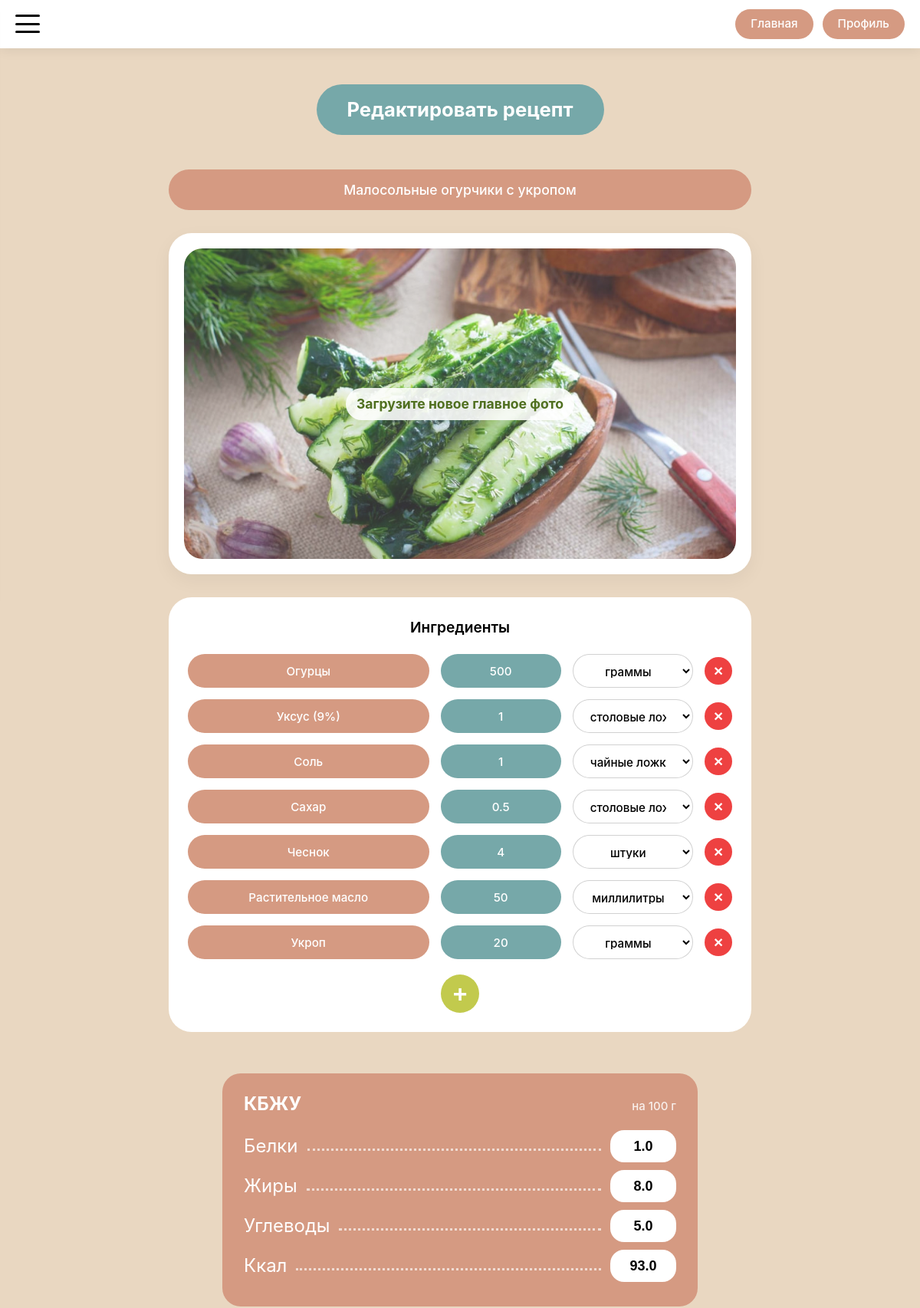
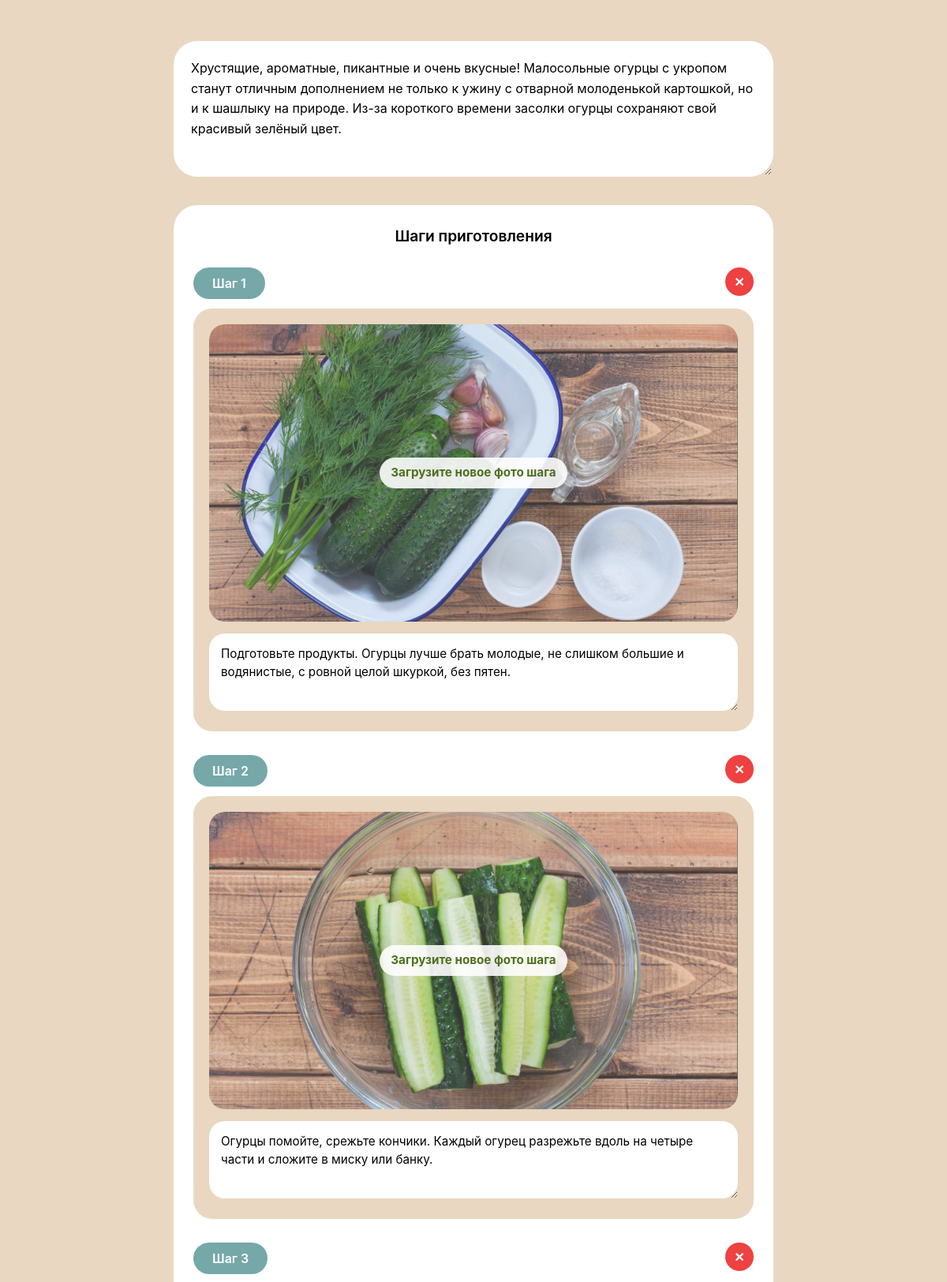
Page /recipes/12/edit (signed in, upper part) on the committed database (2 pictures, top to bottom).
### models.py (models this page shows)
class Recipe(db.Model):
    __tablename__ = 'recipe'
    id = db.Column(db.Integer, primary_key=True)
    title = db.Column(db.String(200), nullable=False)
    description = db.Column(db.Text)
    author_id = db.Column(db.Integer, db.ForeignKey('user.id'), nullable=False)
    status = db.Column(db.Enum(RecipeStatusEnum), nullable=False, default=RecipeStatusEnum.PENDING)
    created_at = db.Column(db.DateTime, default=datetime.utcnow)
    updated_at = db.Column(db.DateTime, default=datetime.utcnow, onupdate=datetime.utcnow)
    main_image_url = db.Column(db.String(300))
    calories = db.Column(db.Float, nullable=True)
    proteins = db.Column(db.Float, nullable=True)
    fats = db.Column(db.Float, nullable=True)
    carbohydrates = db.Column(db.Float, nullable=True)
    ingredients = db.Column(db.JSON)  # В SQLAlchemy JSON может хранить массивы
    steps = db.relationship('RecipeStep', backref='recipe', lazy='dynamic', cascade='all, delete-orphan')
    comments = db.relationship('Comment', backref='recipe', lazy='dynamic', cascade='all, delete-orphan')
    notes = db.relationship('Note', backref='recipe', lazy='dynamic', cascade='all, delete-orphan')
    favorites = db.relationship('Favorite', backref='recipe', lazy='dynamic', cascade='all, delete-orphan')
    cart_items = db.relationship('CartItem', backref='recipe', lazy='dynamic', cascade='all, delete-orphan')

class RecipeStep(db.Model):
    __tablename__ = 'recipe_step'
    id = db.Column(db.Integer, primary_key=True)
    recipe_id = db.Column(db.Integer, db.ForeignKey('recipe.id'), nullable=False)
    step_number = db.Column(db.Integer, nullable=False)
    text = db.Column(db.Text, nullable=False)
    image_url = db.Column(db.String(300))
    __table_args__ = (
        db.UniqueConstraint('recipe_id', 'step_number', name='unique_recipe_step'),
    )

### routes/recipe_routes.py (the view, shortened to what this page needs)
@app.route('/recipes/<int:recipe_id>/edit', methods=['GET', 'POST'])
@login_required
def recipe_edit(recipe_id):
    recipe = Recipe.query.get_or_404(recipe_id)
    if recipe.author_id != current_user.id:
        abort(403)
    if request.method == 'GET':
        return render_template(
            'recipes/recipe_edit.html',
            recipe=recipe,
            RecipeStep=RecipeStep,
            unit_options=RECIPE_UNIT_OPTIONS,
            ingredient_errors={},
            step_errors={},
            nutrition_errors={}
        )

### app.py (called while the page is built)
@login_manager.user_loader
def load_user(user_id):
    return User.query.get(int(user_id))

@app.context_processor
def inject_enums():
    return dict(UserRoleEnum=UserRoleEnum)

### templates/recipes/recipe_edit.html (shortened to what this page needs)
{% extends 'base/base.html' %}
{% block main_class %}recipe-add-main{% endblock %}
{% block container_class %}recipe-add-container{% endblock %}
{% block content %}
<div class="recipe-add-header-wrapper">
    <div class="recipe-add-header-pill">Редактировать рецепт</div>
</div>
<form class="recipe-add-form" action="{{ url_for('recipe_edit', recipe_id=recipe.id) }}" method="post"
      enctype="multipart/form-data">
    <div class="recipe-add-field">
        <input type="text" name="title" class="recipe-add-title-input"
               value="{{ recipe.title }}" required>
    </div>
    <div class="recipe-add-field">
        <div class="recipe-add-photo-card">
            <label class="recipe-add-photo-dropzone file-upload-dropzone {% if recipe.main_image_url %}has-file{% endif %}">
                <span class="recipe-add-photo-placeholder file-upload-placeholder">Загрузите новое главное фото</span>
            </label>
        </div>
    </div>
    <div class="recipe-add-field">
        <div class="recipe-add-ingredients-card">
            <div class="recipe-add-ingredients-title">Ингредиенты</div>
            <div class="recipe-add-ingredients-list" id="ingredients-container">
                {% set ingredients_to_render = form_ingredients if form_ingredients is defined else recipe.ingredients
                %}
                {% for ingredient in ingredients_to_render %}
                {% set ingredient_index = loop.index0 %}
                {% include 'components/_add_ingredient_row.html' %}
                {% endfor %}
            </div>
            <button type="button" class="recipe-add-plus-btn" id="add-ingredient">+</button>
        </div>
    </div>
    <div class="recipe-add-field">
        {% include 'components/_nutrition_form.html' %}
    </div>
    <div class="recipe-add-field">
    <textarea name="description"
              class="recipe-add-description-textarea"
              placeholder="Введите описание рецепта..."
              rows="5"
              required>{{ recipe.description if recipe else '' }}</textarea>
    </div>
    <div class="recipe-add-field">
        <div class="recipe-add-steps-card">
            <div class="recipe-add-steps-title">Шаги приготовления</div>
            <div class="recipe-add-steps-list" id="steps-container">
                {% set steps_to_render = form_steps if form_steps is defined else
                recipe.steps.order_by(RecipeStep.step_number).all() %}
                {% for step in steps_to_render %}
                {% set step_index = loop.index0 %}
                <div class="step-block">
                    <div class="step-number-pill">
                        Шаг {{ loop.index }}
                    </div>
                    <div class="step-card">
                        <div class="step-image-dropzone">
                            <label class="step-image-label file-upload-dropzone {% if step.image_url is defined and step.image_url %}has-file{% endif %}">
                                <span class="step-image-placeholder file-upload-placeholder">
                                    {% if step.image_url is defined and step.image_url %}
                                        Загрузите новое фото шага
                                    {% else %}
                                        Загрузите фото шага
                                    {% endif %}
                                </span>
                            </label>
                        </div>
                        <textarea name="step_descriptions[]"
                                  class="step-description-textarea"
                                  rows="3"
                                  required>{{ step.text }}</textarea>
                    </div>
                    <button type="button" class="step-delete-btn" title="Удалить шаг">×</button>
                </div>
                {% else %}
                {% set step_index = 0 %}
                {% endfor %}
            </div>
        </div>
    </div>
</form>
{% endblock %}

### templates/components/_nutrition_form.html (shortened to what this page needs)
{% set nutrition = form_nutrition if form_nutrition is defined else {} %}
<div class="nutrition-form-card">
    <div class="nutrition-form-header">
        <span>КБЖУ</span>
        <span class="nutrition-form-subtitle">на 100 г</span>
    </div>
    <div class="nutrition-form-row">
        <label for="proteins">Белки</label>
        <span class="nutrition-dots"></span>
        <input
                type="text"
                id="proteins"
                name="proteins"
                class="nutrition-input"
                inputmode="decimal"
                value="{{ nutrition.proteins if form_nutrition is defined else (recipe.proteins if recipe is defined and recipe.proteins is not none else '') }}"
        >
    </div>
    <div class="nutrition-form-row">
        <label for="fats">Жиры</label>
        <span class="nutrition-dots"></span>
        <input
                type="text"
                id="fats"
                name="fats"
                class="nutrition-input"
                inputmode="decimal"
                value="{{ nutrition.fats if form_nutrition is defined else (recipe.fats if recipe is defined and recipe.fats is not none else '') }}"
        >
    </div>
    <div class="nutrition-form-row">
        <label for="carbohydrates">Углеводы</label>
        <span class="nutrition-dots"></span>
        <input
                type="text"
                id="carbohydrates"
                name="carbohydrates"
                class="nutrition-input"
                inputmode="decimal"
                value="{{ nutrition.carbohydrates if form_nutrition is defined else (recipe.carbohydrates if recipe is defined and recipe.carbohydrates is not none else '') }}"
        >
    </div>
    <div class="nutrition-form-row">
        <label for="calories">Ккал</label>
        <span class="nutrition-dots"></span>
        <input
                type="text"
                id="calories"
                name="calories"
                class="nutrition-input"
                inputmode="decimal"
                value="{{ nutrition.calories if form_nutrition is defined else (recipe.calories if recipe is defined and recipe.calories is not none else '') }}"
        >
    </div>
</div>

### rows in the picture
Recipe: title "Малосольные огурчики с укропом", proteins "1.0", fats "8.0", carbohydrates "5.0", calories "93.0", description "Хрустящие, ароматные, пикантные и очень вкусные! Малосольные огурцы с укропом станут отличным дополнением не только к ужину с отварной молоденькой картошкой, но и к шашлыку на природе. Из-за короткого времени засолки огурцы сохраняют свой красивый зелёный цвет."
RecipeStep: shows "Загрузите новое фото шага", text "Подготовьте продукты. Огурцы лучше брать молодые, не слишком большие и водянистые, с ровной целой шкуркой, без пятен."
RecipeStep: shows "Загрузите новое фото шага", text "Огурцы помойте, срежьте кончики. Каждый огурец разрежьте вдоль на четыре части и сложите в миску или банку."

### other values in the picture
form field ingredient_unit "граммы"
form field ingredient_unit "столовые ложки"
form field ingredient_unit "чайные ложки"
form field ingredient_unit "штуки"
form field ingredient_unit "миллилитры"
